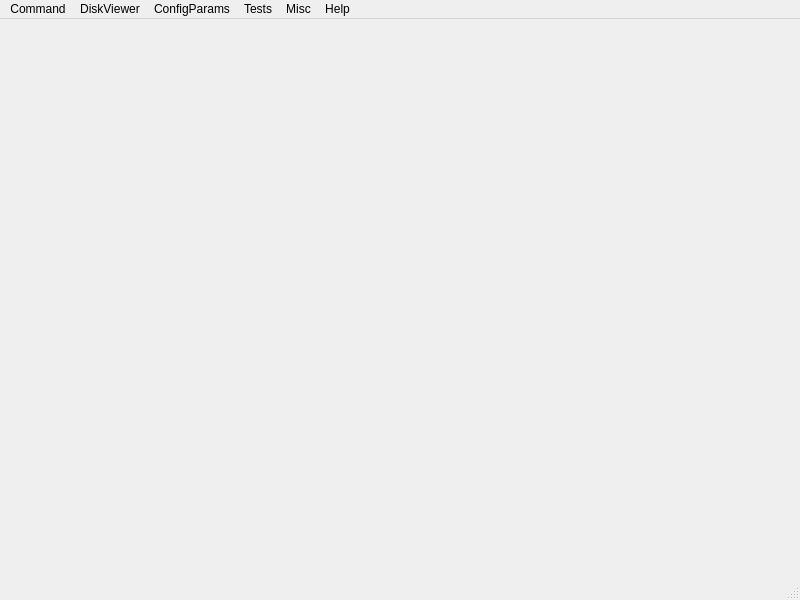
<?xml version="1.0" encoding="UTF-8"?>
<ui version="4.0">
 <class>MainWindowClass</class>
 <widget class="QMainWindow" name="MainWindowClass">
  <property name="geometry">
   <rect>
    <x>0</x>
    <y>0</y>
    <width>800</width>
    <height>600</height>
   </rect>
  </property>
  <property name="windowTitle">
   <string>MainWindow</string>
  </property>
  <widget class="QWidget" name="centralwidget"/>
  <widget class="QMenuBar" name="menubar">
   <property name="geometry">
    <rect>
     <x>0</x>
     <y>0</y>
     <width>800</width>
     <height>25</height>
    </rect>
   </property>
   <widget class="QMenu" name="menuCommand">
    <property name="title">
     <string>Command</string>
    </property>
    <addaction name="actionCREATE_DATABASE"/>
    <addaction name="actionOPEN_DATABASE"/>
    <addaction name="actionInitialize_Buffer"/>
    <addaction name="actionClose_Database"/>
   </widget>
   <widget class="QMenu" name="menuDiskViewer">
    <property name="title">
     <string>DiskViewer</string>
    </property>
    <addaction name="actionOpen_Disk_File"/>
   </widget>
   <widget class="QMenu" name="menuHelp">
    <property name="title">
     <string>Help</string>
    </property>
    <addaction name="actionAbout_agdevku"/>
   </widget>
   <widget class="QMenu" name="menuConfig_Params">
    <property name="title">
     <string>ConfigParams</string>
    </property>
    <addaction name="actionIndex_On"/>
    <addaction name="actionCommon_Debug_On"/>
    <addaction name="actionHeap_Verbose_On"/>
    <addaction name="actionBPlustree_Debug_On"/>
   </widget>
   <widget class="QMenu" name="menuTests">
    <property name="title">
     <string>Tests</string>
    </property>
    <addaction name="actionRun_Tests"/>
   </widget>
   <widget class="QMenu" name="menuMisc">
    <property name="title">
     <string>Misc</string>
    </property>
    <addaction name="actionHeap_Viewer"/>
    <addaction name="actionUse_Client_Side_Sort"/>
    <addaction name="actionUse_MMAP"/>
   </widget>
   <addaction name="menuCommand"/>
   <addaction name="menuDiskViewer"/>
   <addaction name="menuConfig_Params"/>
   <addaction name="menuTests"/>
   <addaction name="menuMisc"/>
   <addaction name="menuHelp"/>
  </widget>
  <widget class="QStatusBar" name="statusbar"/>
  <action name="actionCREATE_DATABASE">
   <property name="text">
    <string>Create Database</string>
   </property>
  </action>
  <action name="actionOPEN_DATABASE">
   <property name="text">
    <string>Open Database</string>
   </property>
  </action>
  <action name="actionOpen_Disk_File">
   <property name="text">
    <string>Open Disk File</string>
   </property>
  </action>
  <action name="actionAbout_agdevku">
   <property name="text">
    <string>About agdevku</string>
   </property>
  </action>
  <action name="actionDelete_Database">
   <property name="text">
    <string>Delete Database</string>
   </property>
  </action>
  <action name="actionIndex_On">
   <property name="checkable">
    <bool>true</bool>
   </property>
   <property name="text">
    <string>Turn On Index</string>
   </property>
  </action>
  <action name="actionInitialize_Buffer">
   <property name="text">
    <string>Initialize Buffer</string>
   </property>
  </action>
  <action name="actionClose_Database">
   <property name="text">
    <string>Close Database</string>
   </property>
  </action>
  <action name="actionCommon_Debug_On">
   <property name="checkable">
    <bool>true</bool>
   </property>
   <property name="text">
    <string>Common Debug On</string>
   </property>
  </action>
  <action name="actionHeap_Verbose_On">
   <property name="checkable">
    <bool>true</bool>
   </property>
   <property name="text">
    <string>Heap Verbose On</string>
   </property>
  </action>
  <action name="actionRun_Tests">
   <property name="text">
    <string>Run Tests</string>
   </property>
  </action>
  <action name="actionBPlustree_Debug_On">
   <property name="checkable">
    <bool>true</bool>
   </property>
   <property name="text">
    <string>BPlustree Debug On</string>
   </property>
  </action>
  <action name="actionHeap_Viewer">
   <property name="text">
    <string>Heap Viewer</string>
   </property>
  </action>
  <action name="actionUse_Client_Side_Sort">
   <property name="checkable">
    <bool>true</bool>
   </property>
   <property name="text">
    <string>Use Client Side Sort</string>
   </property>
  </action>
  <action name="actionUse_MMAP">
   <property name="checkable">
    <bool>true</bool>
   </property>
   <property name="text">
    <string>Use MMAP</string>
   </property>
  </action>
 </widget>
 <resources/>
 <connections/>
</ui>
